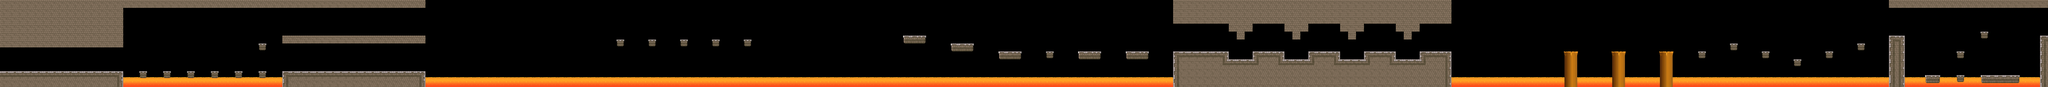

This game map was drawn from its Tiled (.tmx) file and the tilesets committed beside it. A one-line description and the trimmed map source follow:
An orthogonal 515x22 tile map with 32x32 px tiles, 3 tile layers (layer3, layer1, layer2) and 193 objects.

<map version="1.0" orientation="orthogonal" renderorder="right-down" width="515" height="22" tilewidth="32" tileheight="32" nextobjectid="387">
 <tileset firstgid="1" name="Tileset_5" tilewidth="32" tileheight="32" spacing="2" margin="1" tilecount="364" columns="26">
  <image source="gfx/game/Tileset_5.png" width="884" height="476" />
 </tileset>
 <layer name="layer3" width="515" height="22">
  <data>[11330 cells, 93 non-empty, 6 distinct tile ids]</data>
 </layer>
 <layer name="layer1" width="515" height="22">
  <data>[11330 cells, 1083 non-empty, 22 distinct tile ids]</data>
 </layer>
 <layer name="layer2" width="515" height="22">
  <data>[11330 cells, 2352 non-empty, 74 distinct tile ids]</data>
 </layer>
 <objectgroup name="finish" />
 <objectgroup name="checkpoint">
  <object id="194" x="9536" y="320" />
 </objectgroup>
 <objectgroup name="player">
  <object id="195" x="576" y="480" />
 </objectgroup>
 <objectgroup name="coins">
  <object id="196" x="736" y="480" />
  <object id="197" x="800" y="480" />
  <object id="198" x="864" y="480" />
  <object id="199" x="928" y="480" />
  <object id="200" x="2752" y="480" />
  <object id="201" x="2816" y="480" />
  <object id="202" x="2880" y="480" />
  <object id="203" x="2944" y="480" />
  <object id="204" x="3008" y="480" />
  <object id="205" x="2752" y="160" />
  <object id="206" x="2816" y="160" />
  <object id="207" x="2880" y="160" />
  <object id="208" x="2944" y="160" />
  <object id="209" x="3008" y="160" />
  <object id="210" x="3840" y="480" />
  <object id="211" x="3904" y="480" />
  <object id="212" x="3968" y="480" />
  <object id="213" x="4480" y="480" />
  <object id="214" x="4416" y="480" />
  <object id="215" x="4544" y="480" />
  <object id="216" x="5088" y="128" />
  <object id="217" x="5152" y="128" />
  <object id="218" x="5344" y="128" />
  <object id="219" x="5408" y="128" />
  <object id="220" x="5600" y="128" />
  <object id="221" x="5664" y="128" />
  <object id="222" x="5856" y="128" />
  <object id="223" x="5920" y="128" />
  <object id="224" x="6304" y="96" />
  <object id="225" x="6304" y="160" />
  <object id="226" x="6304" y="224" />
  <object id="227" x="6656" y="96" />
  <object id="228" x="6656" y="160" />
  <object id="229" x="6656" y="224" />
  <object id="230" x="7008" y="96" />
  <object id="231" x="7008" y="160" />
  <object id="232" x="7008" y="224" />
  <object id="233" x="8288" y="224" />
  <object id="234" x="8352" y="224" />
  <object id="235" x="8544" y="224" />
  <object id="236" x="8608" y="224" />
  <object id="237" x="9952" y="384" />
  <object id="238" x="10016" y="384" />
  <object id="239" x="10400" y="384" />
  <object id="240" x="10464" y="384" />
  <object id="241" x="10848" y="384" />
  <object id="242" x="10912" y="384" />
  <object id="243" x="11296" y="384" />
  <object id="244" x="11360" y="384" />
  <object id="245" x="11968" y="128" />
  <object id="246" x="11968" y="192" />
  <object id="247" x="11968" y="256" />
  <object id="248" x="12320" y="96" />
  <object id="249" x="12320" y="160" />
  <object id="250" x="12320" y="224" />
  <object id="251" x="12800" y="224" />
  <object id="252" x="12864" y="224" />
  <object id="253" x="13184" y="224" />
  <object id="254" x="13248" y="224" />
 </objectgroup>
 <objectgroup name="hidden_bonus_level" />
 <objectgroup name="bonus_blocks">
  <object id="255" x="1344" y="384">
   <properties>
    <property name="1" value="coin" />
   </properties>
  </object>
  <object id="256" x="1728" y="384">
   <properties>
    <property name="1" value="mush" />
   </properties>
  </object>
  <object id="257" x="13024" y="224">
   <properties>
    <property name="1" value="mush" />
   </properties>
  </object>
 </objectgroup>
 <objectgroup name="hidden_blocks">
  <object id="258" x="8768" y="224">
   <properties>
    <property name="1" value="diamond" />
   </properties>
  </object>
 </objectgroup>
 <objectgroup name="destroyable_blocks" />
 <objectgroup name="stand_destroy_blocks" />
 <objectgroup name="enemies">
  <object id="259" x="16192" y="416">
   <properties>
    <property name="1" value="skeleton" />
    <property name="2" value="7" />
   </properties>
  </object>
  <object id="260" x="15424" y="672">
   <properties>
    <property name="1" value="fireball" />
   </properties>
  </object>
  <object id="261" x="16320" y="672">
   <properties>
    <property name="1" value="fireball" />
   </properties>
  </object>
  <object id="262" x="15872" y="672">
   <properties>
    <property name="1" value="fireball" />
   </properties>
  </object>
  <object id="263" x="15680" y="672">
   <properties>
    <property name="1" value="fireball" />
   </properties>
  </object>
  <object id="264" x="1344" y="608">
   <properties>
    <property name="1" value="chain2" />
   </properties>
  </object>
  <object id="265" x="1920" y="608">
   <properties>
    <property name="1" value="chain2" />
   </properties>
  </object>
  <object id="266" x="5504" y="352">
   <properties>
    <property name="1" value="chain2" />
   </properties>
  </object>
  <object id="267" x="8448" y="448">
   <properties>
    <property name="1" value="chain2" />
   </properties>
  </object>
  <object id="268" x="14720" y="448">
   <properties>
    <property name="1" value="chain2" />
   </properties>
  </object>
  <object id="269" x="13952" y="384">
   <properties>
    <property name="1" value="chain2" />
   </properties>
  </object>
  <object id="270" x="2432" y="608">
   <properties>
    <property name="1" value="chain" />
   </properties>
  </object>
  <object id="271" x="2880" y="320">
   <properties>
    <property name="1" value="chain" />
   </properties>
  </object>
  <object id="272" x="3328" y="608">
   <properties>
    <property name="1" value="chain" />
   </properties>
  </object>
  <object id="273" x="2464" y="32">
   <properties>
    <property name="1" value="chain" />
   </properties>
  </object>
  <object id="274" x="3360" y="32">
   <properties>
    <property name="1" value="chain" />
   </properties>
  </object>
  <object id="275" x="7744" y="384">
   <properties>
    <property name="1" value="chain" />
   </properties>
  </object>
  <object id="276" x="9152" y="448">
   <properties>
    <property name="1" value="chain" />
   </properties>
  </object>
  <object id="277" x="9984" y="288">
   <properties>
    <property name="1" value="chain" />
   </properties>
  </object>
  <object id="278" x="10432" y="288">
   <properties>
    <property name="1" value="chain" />
   </properties>
  </object>
  <object id="279" x="10880" y="288">
   <properties>
    <property name="1" value="chain" />
   </properties>
  </object>
  <object id="280" x="11328" y="288">
   <properties>
    <property name="1" value="chain" />
   </properties>
  </object>
  <object id="281" x="12640" y="480">
   <properties>
    <property name="1" value="cactus" />
   </properties>
  </object>
  <object id="282" x="13024" y="480">
   <properties>
    <property name="1" value="cactus" />
   </properties>
  </object>
  <object id="283" x="13408" y="480">
   <properties>
    <property name="1" value="cactus" />
   </properties>
  </object>
  <object id="284" x="1056" y="672">
   <properties>
    <property name="1" value="fireball" />
   </properties>
  </object>
  </objectgroup>
 <objectgroup name="enemies_obstacles" />
 <objectgroup name="trampoline" />
 <objectgroup name="platform_horizontal" />
 <objectgroup name="platform_vertical">
  <!-- 5 objects omitted --></objectgroup>
 <objectgroup name="platform_vertical_multiple" />
 <objectgroup name="platform_gravity" />
 <objectgroup name="platform_zigzag" />
 <objectgroup name="platform_motor" />
 <objectgroup name="platform_motor_big">
  <!-- 2 objects omitted --></objectgroup>
 <objectgroup name="trap" />
 <objectgroup name="physics">
  <!-- 58 objects omitted --></objectgroup>
</map>
<!-- 102 of 193 objects omitted -->
